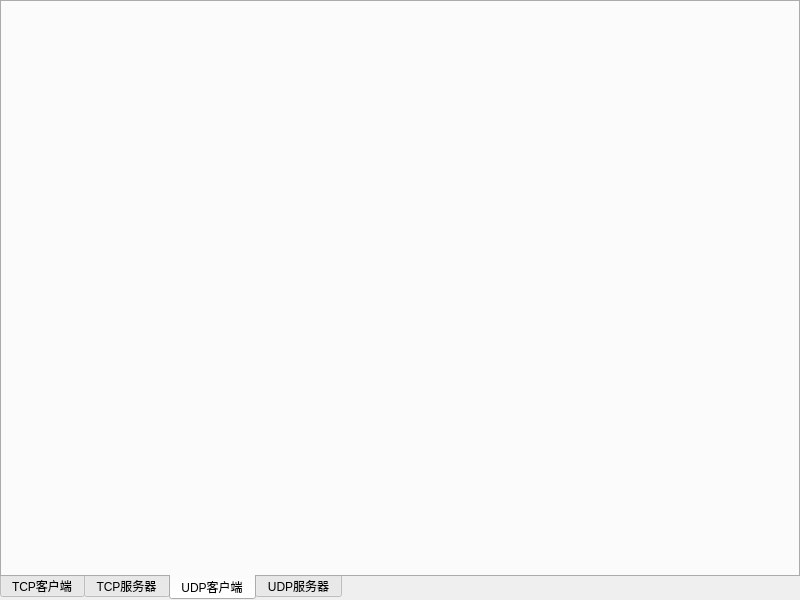
<?xml version="1.0" encoding="UTF-8"?>
<ui version="4.0">
 <class>frmMain</class>
 <widget class="QWidget" name="frmMain">
  <property name="geometry">
   <rect>
    <x>0</x>
    <y>0</y>
    <width>800</width>
    <height>600</height>
   </rect>
  </property>
  <property name="windowTitle">
   <string>Form</string>
  </property>
  <layout class="QVBoxLayout" name="verticalLayout">
   <property name="leftMargin">
    <number>0</number>
   </property>
   <property name="topMargin">
    <number>0</number>
   </property>
   <property name="rightMargin">
    <number>0</number>
   </property>
   <property name="bottomMargin">
    <number>0</number>
   </property>
   <item>
    <widget class="QTabWidget" name="tabWidget">
     <property name="styleSheet">
      <string notr="true"/>
     </property>
     <property name="tabPosition">
      <enum>QTabWidget::South</enum>
     </property>
     <property name="currentIndex">
      <number>2</number>
     </property>
     <widget class="frmTcpClient" name="tabTcpClient">
      <attribute name="title">
       <string>TCP客户端</string>
      </attribute>
     </widget>
     <widget class="frmTcpServer" name="tabTcpServer">
      <attribute name="title">
       <string>TCP服务器</string>
      </attribute>
     </widget>
     <widget class="frmUdpClient" name="tabUdpClient">
      <attribute name="title">
       <string>UDP客户端</string>
      </attribute>
     </widget>
     <widget class="frmUdpServer" name="tabUdpServer">
      <attribute name="title">
       <string>UDP服务器</string>
      </attribute>
     </widget>
    </widget>
   </item>
  </layout>
 </widget>
 <customwidgets>
  <customwidget>
   <class>frmTcpClient</class>
   <extends>QWidget</extends>
   <header>frmtcpclient.h</header>
   <container>1</container>
  </customwidget>
  <customwidget>
   <class>frmTcpServer</class>
   <extends>QWidget</extends>
   <header>frmtcpserver.h</header>
   <container>1</container>
  </customwidget>
  <customwidget>
   <class>frmUdpServer</class>
   <extends>QWidget</extends>
   <header>frmudpserver.h</header>
   <container>1</container>
  </customwidget>
  <customwidget>
   <class>frmUdpClient</class>
   <extends>QWidget</extends>
   <header>frmudpclient.h</header>
   <container>1</container>
  </customwidget>
 </customwidgets>
 <resources/>
 <connections/>
</ui>
